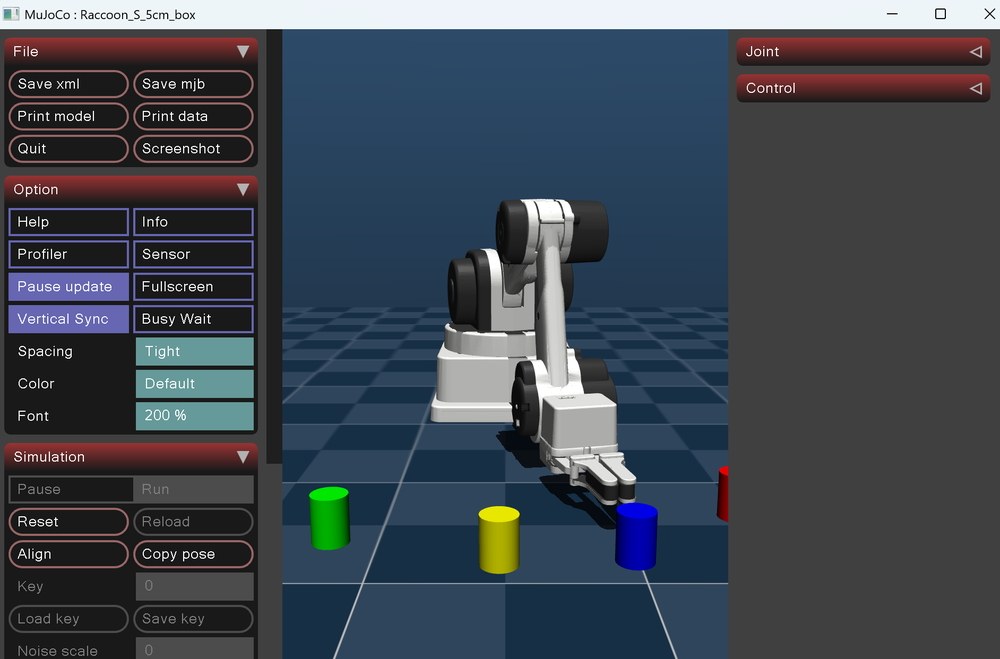
#> input picture client_improvements/evidence/baseline_failed_blue.png, 1000 x 659 px, shrunk from 1884 x 1242 before the run
$ python visualize_dataset_episode.py --episode_dir evidence --out_png out.png --out_mp4 out.png
#> lines starting #> are read from the running program, lines starting #| are printed output that depends on the picture
import argparse
import shutil
import subprocess
import tempfile
from pathlib import Path

from PIL import Image, ImageDraw


def select_frames(frames, count):
    if len(frames) <= count:
        return frames
    return [frames[round(i * (len(frames) - 1) / (count - 1))] for i in range(count)]


def make_contact_sheet(frames, out_path, count):
#> called with count = 6
    selected = select_frames(frames, max(2, count))
    images = [Image.open(path).convert("RGB") for path in selected]
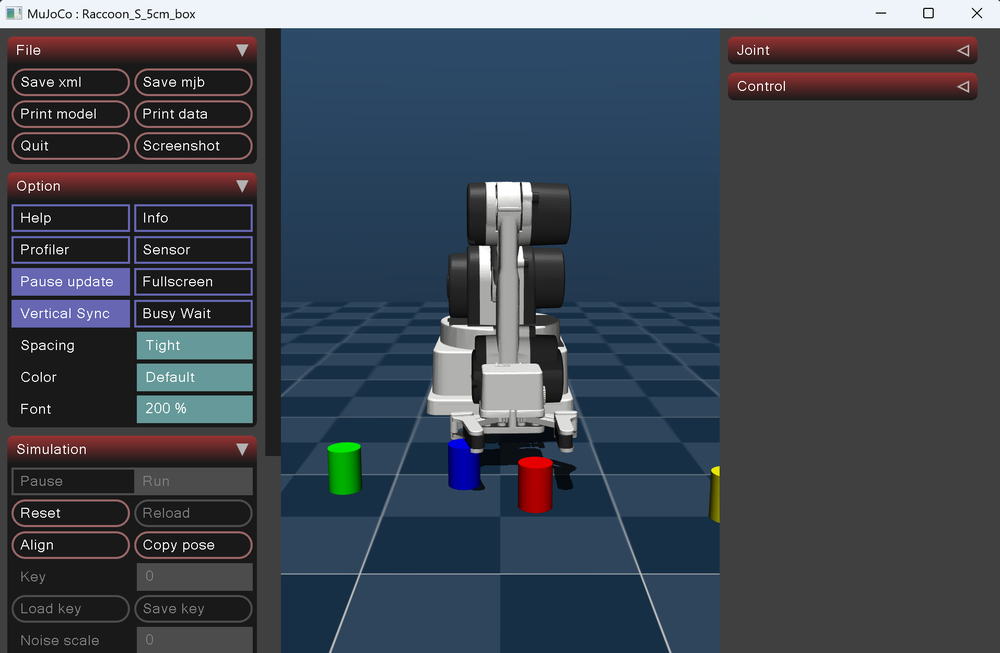
#> input picture client_improvements/evidence/baseline_failed_red.png, 1000 x 653 px, shrunk from 1915 x 1250 before the run
#> images = 2 items
    width = max(image.width for image in images)
#> width = 1000
    height = max(image.height for image in images)
#> height = 659
    label_height = 28

    canvas = Image.new("RGB", (width * len(images), height + label_height), "white")
#> canvas: PIL image 2000x687 RGB; every value is 255
    draw = ImageDraw.Draw(canvas)

    for idx, (path, image) in enumerate(zip(selected, images)):
        x = idx * width
        canvas.paste(image, (x, label_height))
        draw.text((x + 6, 7), path.name, fill="black")
#> this loop made 2 passes
#> x on passes 1 to 2: 0, 1000
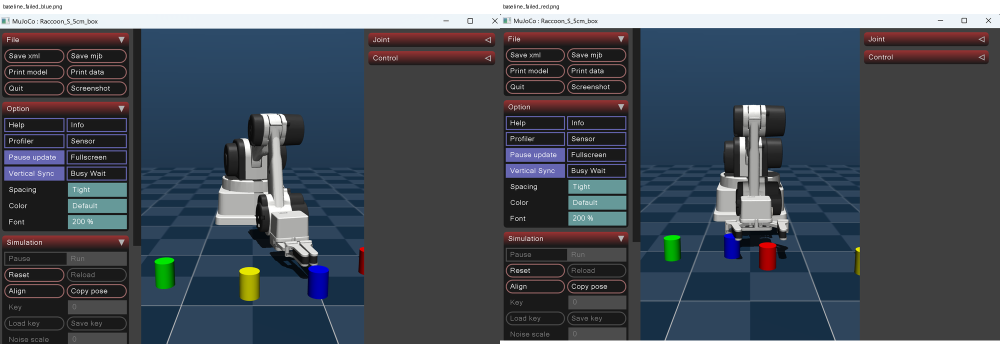
#> canvas: PIL image 2000x687 RGB (shown at 1/2 size); mean R, G, B 72.3, 79, 88.2

    out_path.parent.mkdir(parents=True, exist_ok=True)
    canvas.save(out_path)


def make_video(frames, out_path, fps):
    ffmpeg = shutil.which("ffmpeg")
    if ffmpeg is None:
        print("[WARN] ffmpeg is not installed. Skipping MP4 generation.")
        return False

    out_path.parent.mkdir(parents=True, exist_ok=True)
    list_path = None
    try:
        with tempfile.NamedTemporaryFile("w", suffix=".txt", delete=False, encoding="utf-8") as f:
            list_path = Path(f.name)
            for frame in frames:
                escaped = str(frame.resolve()).replace("'", r"'\''")
                f.write(f"file '{escaped}'\n")
                f.write(f"duration {1.0 / fps:.8f}\n")
            escaped = str(frames[-1].resolve()).replace("'", r"'\''")
            f.write(f"file '{escaped}'\n")

        command = [
            ffmpeg,
            "-y",
            "-f",
            "concat",
            "-safe",
            "0",
            "-i",
            str(list_path),
            "-vf",
            f"fps={fps}",
            "-pix_fmt",
            "yuv420p",
            str(out_path),
        ]
        subprocess.run(command, check=True)
    finally:
        if list_path is not None:
            list_path.unlink(missing_ok=True)
    return True


def main():
    parser = argparse.ArgumentParser(description="Visualize one raw MuJoCo dataset episode.")
    parser.add_argument("--episode_dir", required=True)
    parser.add_argument("--out_png", required=True)
    parser.add_argument("--out_mp4", required=True)
    parser.add_argument("--n_show", type=int, default=6)
    parser.add_argument("--fps", type=int, default=12)
    args = parser.parse_args()

    episode_dir = Path(args.episode_dir)
    frames = sorted(episode_dir.glob("frame_*.png"))
    if not frames:
        frames = sorted(episode_dir.glob("*.png"))
    if not frames:
        raise FileNotFoundError(f"No PNG frames found in {episode_dir}")

    out_png = Path(args.out_png)
    out_mp4 = Path(args.out_mp4)

    make_contact_sheet(frames, out_png, args.n_show)
    video_created = make_video(frames, out_mp4, args.fps)

    print(f"[OK] episode frames: {len(frames)}")
    print(f"[OK] contact sheet: {out_png}")
    if video_created:
        print(f"[OK] mp4: {out_mp4}")


if __name__ == "__main__":
    main()
